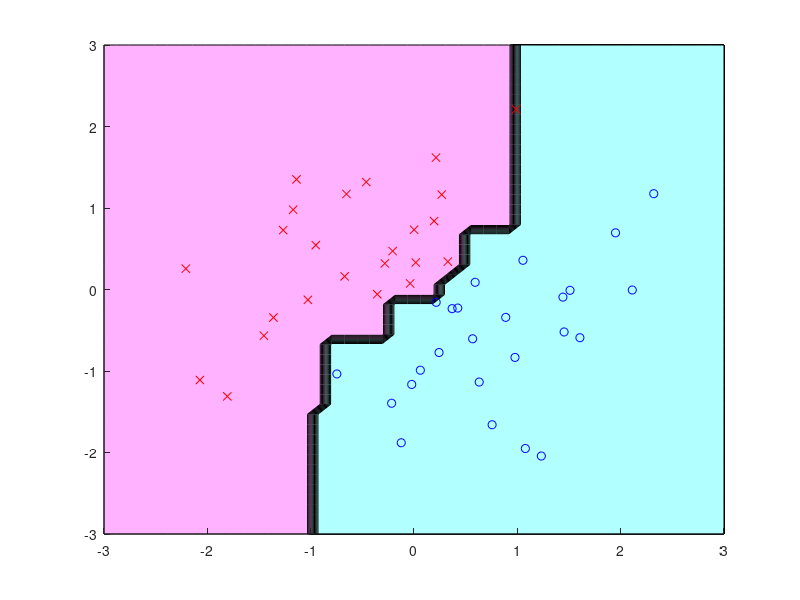

This chart was generated by the following MATLAB code:
n=50; x=randn(n,2); y=2*(x(:,1)>x(:,2))-1;
b=5000; a=50; Y=zeros(a,a); 
X0=linspace(-3,3,a); [X(:,:,1) X(:,:,2)]=meshgrid(X0); 

for j=1:b
  db=ceil(2*rand); r=ceil(n*rand(n,1));
  xb=x(r,:); yb=y(r); [xs,xi]=sort(xb(:,db));
  el=cumsum(yb(xi)); eu=cumsum(yb(xi(end:-1:1)));
  e=eu(end-1:-1:1)-el(1:end-1);
  [em,ei]=max(abs(e)); c=mean(xs(ei:ei+1));
  s=sign(e(ei)); Y=Y+sign(s*(X(:,:,db)-c))/b;
end

figure(1); clf; hold on; axis([-3 3 -3 3]);
colormap([1 0.7 1; 0.7 1 1]); contourf(X0,X0,sign(Y));
plot(x(y==1,1),x(y==1,2),'bo');
plot(x(y==-1,1),x(y==-1,2),'rx');
